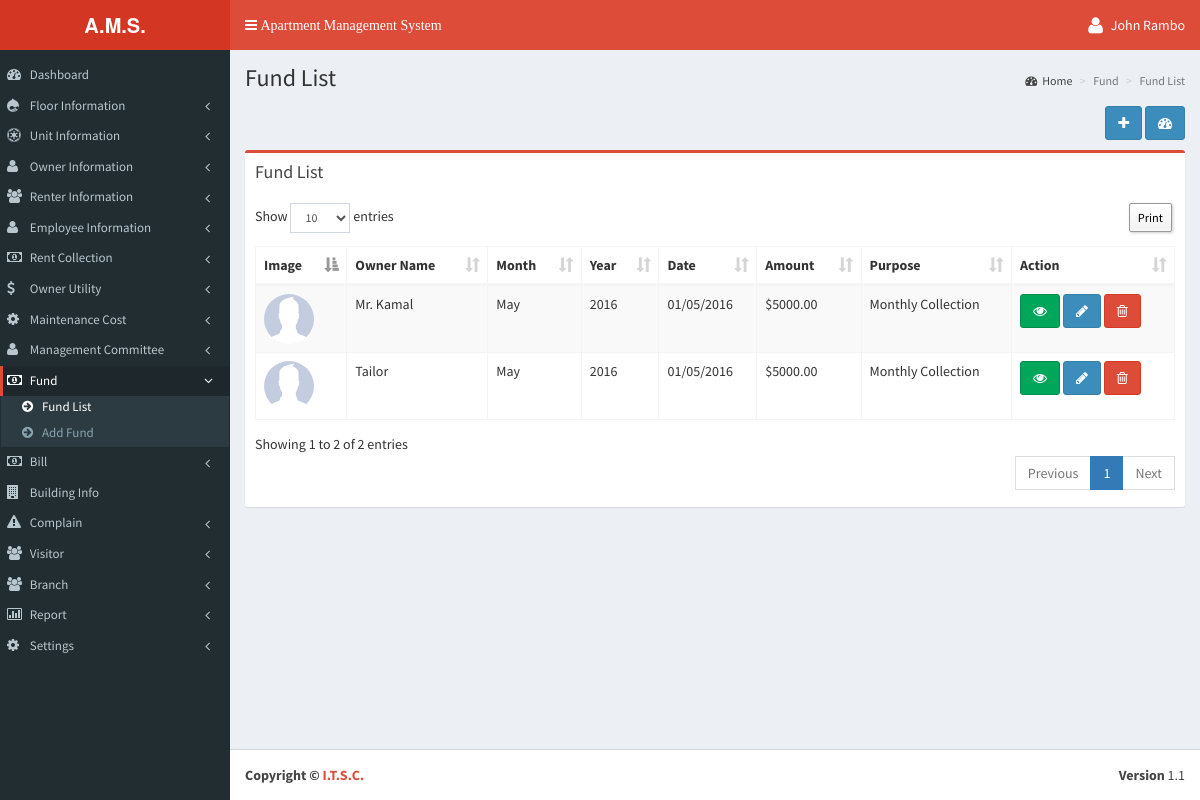
Page /fund/fund_list.php (signed in) on the committed database.
### tables this page shows
CREATE TABLE `tbl_add_fund` (
  `fund_id` int(11) NOT NULL,
  `owner_id` int(11) NOT NULL,
  `month_id` int(11) NOT NULL,
  `xyear` varchar(200) NOT NULL,
  `f_date` varchar(200) NOT NULL,
  `total_amount` decimal(15,2) NOT NULL DEFAULT '0.00',
  `purpose` varchar(400) NOT NULL,
  `branch_id` int(11) NOT NULL,
  `added_date` timestamp NOT NULL DEFAULT CURRENT_TIMESTAMP
);

CREATE TABLE `tbl_add_owner` (
  `ownid` int(11) NOT NULL,
  `o_name` varchar(200) NOT NULL,
  `o_email` varchar(200) NOT NULL,
  `o_contact` varchar(200) NOT NULL,
  `o_pre_address` varchar(500) NOT NULL,
  `o_per_address` varchar(500) NOT NULL,
  `o_nid` varchar(200) NOT NULL,
  `o_password` varchar(200) NOT NULL,
  `image` varchar(200) NOT NULL,
  `branch_id` int(11) NOT NULL,
  `created_date` timestamp NOT NULL DEFAULT CURRENT_TIMESTAMP
);

CREATE TABLE `tbl_add_month_setup` (
  `m_id` int(11) NOT NULL,
  `month_name` varchar(200) NOT NULL,
  `added_date` timestamp NOT NULL DEFAULT CURRENT_TIMESTAMP
);

CREATE TABLE `tbl_add_year_setup` (
  `y_id` int(11) NOT NULL,
  `xyear` varchar(200) NOT NULL,
  `added_date` timestamp NOT NULL DEFAULT CURRENT_TIMESTAMP
);

CREATE TABLE `tbl_settings` (
  `lang_code` varchar(100) NOT NULL,
  `currency` varchar(20) NOT NULL,
  `currency_seperator` varchar(5) NOT NULL,
  `currency_position` varchar(10) NOT NULL,
  `date_format` varchar(20) NOT NULL
);

### language/English/lang_left_menu.php (called while the page is built, shortened)
<?php
$_data['menu_dashboard'] 					= "Dashboard";
$_data['menu_floor'] 						= "Floor Information";
$_data['menu_floor_list'] 					= "Floor List";
$_data['menu_floor_add'] 					= "Add Floor";
$_data['menu_unit_information'] 			= "Unit Information";
$_data['menu_unit_list'] 					= "Unit List";
$_data['menu_add_unit'] 					= "Add Unit";
$_data['menu_owner_information'] 			= "Owner Information";
$_data['menu_owner_list'] 					= "Owner List";
$_data['menu_add_owner'] 					= "Add Owner";
$_data['menu_renter_information'] 			= "Renter Information";
$_data['menu_renter_list'] 					= "Renter List";
$_data['menu_add_renter'] 					= "Add Renter";
$_data['menu_employee_information'] 		= "Employee Information";
$_data['menu_employee_list'] 				= "Employee List";
$_data['menu_add_employee'] 				= "Add Employee";
$_data['menu_rent_collection'] 				= "Rent Collection";
$_data['menu_rent_list'] 					= "Rent List";
$_data['menu_add_rent'] 					= "Add Rent";
$_data['menu_owner_utility'] 				= "Owner Utility";
$_data['menu_owner_utility_list'] 			= "Owner Utility List";
$_data['menu_add_owner_utility'] 			= "Add Owner Utility";
$_data['menu_maintenance_cost'] 			= "Maintenance Cost";
$_data['menu_maintenance_cost_list'] 		= "Maintenance Cost List";
$_data['menu_add_maintenance_cost'] 		= "Add Maintenance Cost";
$_data['menu_management_committee'] 		= "Management Committee";
$_data['menu_member_list'] 					= "Member List";
$_data['menu_add_member'] 					= "Add Member";
$_data['menu_fund'] 						= "Fund";
$_data['menu_fund_list'] 					= "Fund List";
$_data['menu_add_fund'] 					= "Add Fund";
$_data['menu_bill'] 						= "Bill";
$_data['menu_bill_list'] 					= "Bill List";
$_data['menu_add_bill'] 					= "Add Bill";
$_data['menu_building_info'] 				= "Building Info";
$_data['menu_complain'] 					= "Complain";
$_data['menu_complain_list'] 				= "Complain List";
$_data['menu_add_complain'] 				= "Add Complain";
$_data['menu_visitor'] 						= "Visitor";
$_data['menu_visitor_list'] 				= "Visitor List";
$_data['menu_add_visitor'] 					= "Add Visitor";
$_data['menu_report'] 						= "Report";
$_data['menu_fair_report'] 					= "Fare Report";
$_data['menu_rented_report'] 				= "Rented Report";
$_data['menu_visitors_report'] 				= "Visitors Report";
$_data['menu_complain_report'] 				= "Complain Report";
$_data['menu_unit_status_report'] 			= "Unit Status Report";
$_data['menu_fund_status'] 					= "Fund Status";
$_data['menu_bill_report'] 					= "Bill Report";
$_data['menu_settings'] 					= "Settings";
$_data['menu_bill_setup'] 					= "Bill Setup";
$_data['menu_utility_bill'] 				= "Utility Bill";
$_data['menu_employee_setup'] 				= "Employee Salary";
$_data['menu_management_member_type'] 		= "Management Member Type";
$_data['menu_month_setup'] 					= "Month Setup";
$_data['menu_year_setup'] 					= "Year Setup";
$_data['menu_language_setup'] 				= "System Setup";
$_data['menu_branch'] 						= "Branch";
$_data['menu_add_branch'] 					= "Add Branch";
$_data['menu_branch_list'] 					= "Branch List";
?>

### fund/fund_list.php (the view, shortened to what this page needs)
<?php
include('../header.php');
?>
<section class="content-header">
  <h1><?php echo $_data['add_new_fund'];?></h1>
  <ol class="breadcrumb">
    <li><a href="<?php echo WEB_URL?>dashboard.php"><i class="fa fa-dashboard"></i><?php echo $_data['home_breadcam'];?></a></li>
    <li class="active"><?php echo $_data['fund'];?></li>
	<li class="active"><?php echo $_data['add_new_fund'];?></li>
  </ol>
</section>
<section class="content">
<div class="row">
  <div class="col-xs-12">
    <div align="right" style="margin-bottom:1%;"> <a class="btn btn-primary" data-toggle="tooltip" href="<?php echo WEB_URL; ?>fund/add_fund.php" data-original-title="<?php echo $_data['add_new_fund_breadcam'];?>"><i class="fa fa-plus"></i></a> <a class="btn btn-primary" data-toggle="tooltip" href="<?php echo WEB_URL; ?>dashboard.php" data-original-title="<?php echo $_data['home_breadcam'];?>"><i class="fa fa-dashboard"></i></a> </div>
    <div class="box box-danger">
      <div class="box-header">
        <h3 class="box-title"><?php echo $_data['add_new_fund'];?></h3>
      </div>
      <div class="box-body">
        <table class="table sakotable table-bordered table-striped dt-responsive">
          <thead>
            <tr>
              <th><?php echo $_data['image'];?></th>
              <th><?php echo $_data['add_new_form_field_text_1'];?></th>
              <th><?php echo $_data['add_new_form_field_text_3'];?></th>
              <th><?php echo $_data['add_new_form_field_text_5'];?></th>
              <th><?php echo $_data['add_new_form_field_text_6'];?></th>
              <th><?php echo $_data['add_new_form_field_text_7'];?></th>
              <th><?php echo $_data['add_new_form_field_text_8'];?></th>
              <th><?php echo $_data['action_text'];?></th>
            </tr>
          </thead>
          <tbody>
        <?php
		$result = mysql_query("Select *,ow.o_name,ow.image,m.month_name,y.xyear as y_xyear from tbl_add_fund fu inner join tbl_add_owner ow on ow.ownid = fu.owner_id inner join tbl_add_month_setup m on m.m_id = fu.month_id inner join tbl_add_year_setup y on y.y_id = fu.xyear where fu.branch_id = " . (int)$_SESSION['objLogin']['branch_id'] . " order by fu.fund_id desc",$link);
				while($row = mysql_fetch_array($result)){
					$image = WEB_URL . 'img/no_image.jpg';
				?>
            <tr>
            <td><img class="photo_img_round" style="width:50px;height:50px;" src="<?php echo $image;  ?>" /></td>
            <td><?php echo $row['o_name']; ?></td>
            <td><?php echo $row['month_name']; ?></td>
            <td><?php echo $row['y_xyear']; ?></td>
            <td><?php echo $row['f_date']; ?></td>
            <?php if($currency_position == 'left') { ?>
          	<td><?php echo $global_currency.$row['total_amount']; ?></td>
          	<?php } else { ?>
          	<td><?php echo $row['total_amount'].$global_currency; ?></h3>
          	<?php } ?>
            <td><?php echo $row['purpose']; ?></td>
            <td>
            <a class="btn btn-success" data-toggle="tooltip" href="javascript:;" onclick="$('#nurse_view_<?php echo $row['fund_id']; ?>').modal('show');" data-original-title="<?php echo $_data['view_text'];?>"><i class="fa fa-eye"></i></a> <a class="btn btn-primary" data-toggle="tooltip" href="<?php echo WEB_URL;?>fund/add_fund.php?id=<?php echo $row['fund_id']; ?>" data-original-title="<?php echo $_data['edit_text'];?>"><i class="fa fa-pencil"></i></a> <a class="btn btn-danger" data-toggle="tooltip" onclick="deleteFund(<?php echo $row['fund_id']; ?>);" href="javascript:;" data-original-title="<?php echo $_data['delete_text'];?>"><i class="fa fa-trash-o"></i></a>
            </td>
            </tr>
            <?php } mysql_close($link); ?>
          </tbody>
        </table>
      </div>
    </div>
  </div>
</div>
<?php include('../footer.php'); ?>

### rows in the picture
tbl_add_fund: tbl_add_owner.o_name "Mr. Kamal", tbl_add_month_setup.month_name "May", tbl_add_year_setup.xyear "2016", f_date "01/05/2016", total_amount "5000.00", purpose "Monthly Collection"
tbl_settings: currency "$"
tbl_add_fund: tbl_add_owner.o_name "Tailor", tbl_add_month_setup.month_name "May", tbl_add_year_setup.xyear "2016", f_date "01/05/2016", total_amount "5000.00", purpose "Monthly Collection"

### other values in the picture
$_SESSION['objLogin']['name'] "John Rambo"
$_data['menu_dashboard'] "Dashboard"
$_data['menu_floor'] "Floor Information"
$_data['menu_unit_information'] "Unit Information"
$_data['menu_owner_information'] "Owner Information"
$_data['menu_renter_information'] "Renter Information"
$_data['menu_employee_information'] "Employee Information"
$_data['menu_rent_collection'] "Rent Collection"
$_data['menu_owner_utility'] "Owner Utility"
$_data['menu_maintenance_cost'] "Maintenance Cost"
$_data['menu_management_committee'] "Management Committee"
$_data['menu_fund'] "Fund"
$_data['menu_fund_list'] "Fund List"
$_data['menu_add_fund'] "Add Fund"
$_data['menu_bill'] "Bill"
